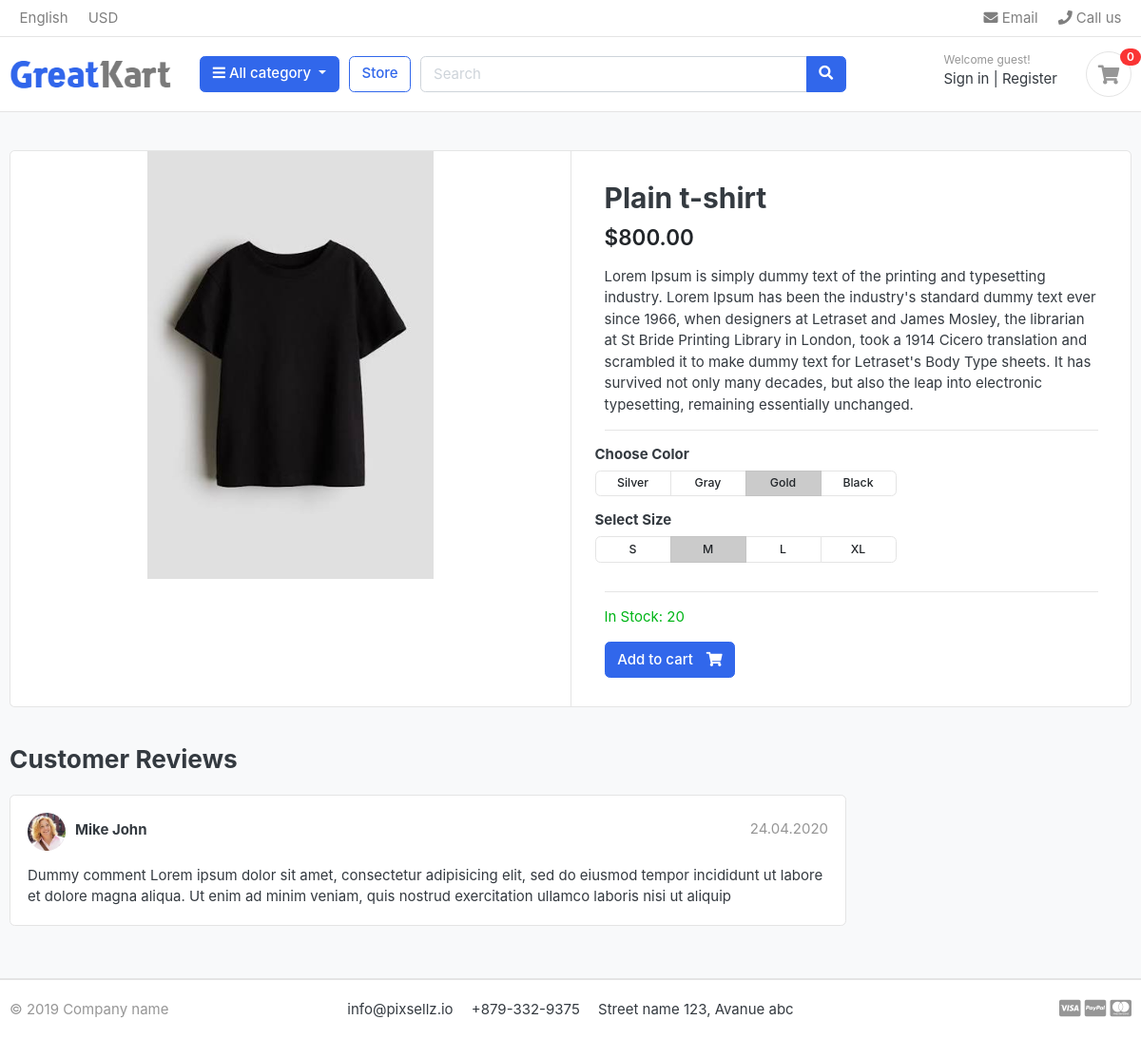
/store/black-t-shirt/plain-t-shirt/, run on the app's committed database.
### store/models.py (models this page shows, shortened)
class Product(models.Model):
    product_name = models.CharField(max_length=100, unique=True)
    slug = models.SlugField(max_length=100, unique=True)
    description = models.TextField(max_length=500,blank=True)
    price = models.IntegerField()
    images = models.ImageField(upload_to='photos/products')
    stock = models.IntegerField()
    is_available = models.BooleanField(default=True)
    category = models.ForeignKey(Category, on_delete=models.CASCADE)
    created_date = models.DateTimeField(auto_now_add=True)
    modefied_date = models.DateTimeField(auto_now=True)

### store/views.py (the view)
# urls.py: path('<slug:category_slug>/<slug:product_slug>/', views.product_detail, name='product_detail'),
def product_detail(request, category_slug, product_slug):
    try:
        single_product = Product.objects.get(category__slug=category_slug, slug=product_slug)
        in_cart = CartItem.objects.filter(cart__cart_id = _cart_id(request), product=single_product).exists()
    except  Exception as e:
        raise e
    context = {
        'single_product' : single_product,
        'in_cart' : in_cart
    }
    return render(request, "store/product_detail.html", context)

### carts/views.py (called while the page is built)
def _cart_id(request):
    cart = request.session.session_key
    if not cart:
        cart = request.session.create()
    return cart

### category/context_processors.py (called while the page is built)
def menu_links(request):
    links = Category.objects.all()
    return dict(links=links)

### category/models.py (called while the page is built)
    def get_url(self):
        return reverse('products_by_category', args=[self.slug])

### templates/store/product_detail.html (shortened to what this page needs)
{% extends "base.html" %}
{% load static %}
{% block content %}
<section class="section-content padding-y bg">
  <div class="container">
    <div class="card">
      <div class="row no-gutters">
        <aside class="col-md-6">
          <article class="gallery-wrap">
            <div class="img-big-wrap">
              <a href="{{ single_product.images.url }}"><img src="{{ single_product.images.url }}" alt="{{ single_product.product_name }}" /></a>
            </div>
          </article>
        </aside>
        <main class="col-md-6 border-left">
          <article class="content-body">
            <h2 class="title">{{ single_product.product_name }}</h2>
            <div class="mb-3">
              <var class="price h4">${{ single_product.price|floatformat:2 }}</var>
            </div>
            <p>
              {{ single_product.description }}
            </p>
            <hr />
            <div class="row">
              <div class="item-option-select">
                <h6>Choose Color</h6>
                <div
                  class="btn-group btn-group-sm btn-group-toggle"
                  data-toggle="buttons"
                >
                  <label class="btn btn-light">
                    <input type="radio" name="radio_color" /> Silver
                  </label>
                  <label class="btn btn-light">
                    <input type="radio" name="radio_color" /> Gray
                  </label>
                  <label class="btn btn-light active">
                    <input type="radio" name="radio_color checked" /> Gold
                  </label>
                  <label class="btn btn-light">
                    <input type="radio" name="radio_color" /> Black
                  </label>
                </div>
              </div>
            </div>
            <div class="row">
              <div class="item-option-select">
                <h6>Select Size</h6>
                <div
                  class="btn-group btn-group-sm btn-group-toggle"
                  data-toggle="buttons"
                >
                  <label class="btn btn-light">
                    <input type="radio" name="radio_color" /> S
                  </label>
                  <label class="btn btn-light active">
                    <input type="radio" name="radio_color" checked /> M
                  </label>
                  <label class="btn btn-light">
                    <input type="radio" name="radio_color" /> L
                  </label>
                  <label class="btn btn-light">
                    <input type="radio" name="radio_color" /> XL
                  </label>
                </div>
              </div>
            </div>
            <hr />
            {% if single_product.stock <= 0  %}
              <p class="text-danger">This product is out of stock.</p>
            {% else %}
            {% if in_cart %}
            <a href="#" class="btn btn-success">
              <span class="text">Added to cart</span>
              <i class="fas fa-check"></i>
            </a>
            <a href="{% url "cart" %}" class="btn btn-outline-primary">
              <span class="text">View cart</span>
              <i class="fas fa-eye"></i>
            </a>
            {% else %}
              <p class="text-success">In Stock: {{ single_product.stock }}</p>
            <a href="{% url "add_cart" single_product.id %}" class="btn btn-primary">
              <span class="text">Add to cart</span>
              <i class="fas fa-shopping-cart"></i>
            </a>
            {% endif %}
            {% endif %}
          </article>
        </main>
      </div>
    </div>
    <br />
    <div class="row">
      <div class="col-md-9">
        <header class="section-heading">
          <h3>Customer Reviews</h3>
        </header>
        <article class="box mb-3">
          <div class="icontext w-100">
            <img
              src="./images/avatars/avatar1.jpg"
              class="img-xs icon rounded-circle"
            />
            <div class="text">
              <span class="date text-muted float-md-right">24.04.2020 </span>
              <h6 class="mb-1">Mike John</h6>
            </div>
          </div>
          <div class="mt-3">
            <p>
              Dummy comment Lorem ipsum dolor sit amet, consectetur adipisicing
              elit, sed do eiusmod tempor incididunt ut labore et dolore magna
              aliqua. Ut enim ad minim veniam, quis nostrud exercitation ullamco
              laboris nisi ut aliquip
            </p>
          </div>
        </article>
      </div>
    </div>
  </div>
</section>
{% endblock %}

### static/css/ui.css (style rules this page uses)
html { font-family: "Inter", sans-serif; font-size: 15px; }
.content-body { flex: 1 1 auto; padding: 2rem 2.3rem; }
.img-xs, .img-sm, .img-md, .img-lg { -o-object-fit: cover; object-fit: cover; flex-shrink: 0; flex-grow: 0; }
.img-xs { width: 40px; height: 40px; }
.padding-y { padding-top: 40px; padding-bottom: 40px; }
var { font-style: normal; }
article:after, .form-group:after { display: block; clear: both; content: ""; }
.bg { background-color: #f8f9fa; }
.section-heading { margin-bottom: 20px; margin-top: 15px; }
p:last-child { margin-bottom: 0; }
.btn-light { background-color: #fff; border-color: #e4e4e4; }
.btn .text + i { margin-left: 10px; }
.icontext { display: inline-flex; align-items: center; vertical-align: middle; }
.icontext .text { width: 100%; line-height: 1.2; }
.icontext .icon { position: relative; margin-right: 10px; flex-shrink: 0; flex-grow: 0; }
.price { font-weight: 600; color: #212529; }
.box { padding: 18px; background: #fff; border-radius: 0.37rem; border: 1px solid #e4e4e4; }
.box img { max-width: 100%; }
.gallery-wrap .img-big-wrap { margin-bottom: 10px; border-radius: 0.37rem; overflow: hidden; background-color: #fff; }
.gallery-wrap .img-big-wrap a { text-align: center; display: block; }
.gallery-wrap .img-big-wrap img { height: 450px; width: auto; display: inline-block; }
.item-option-select { margin-bottom: 1rem; display: inline-block; margin-right: 15px; }
.item-option-select .btn { min-width: 80px; }

### data on the page
Product: images (picture), product_name "Plain t-shirt", price "800.00", description "Lorem Ipsum is simply dummy text of the printing and typesetting industry. Lorem Ipsum has been the industry's standard dummy text ever since 1966, when designers at Letraset and James Mosley, the librarian at St Bride Printing Library in London, took a 1914 Cicero translation and scrambled it to make dummy text for Letraset's Body Type sheets. It has survived not only many decades, but also the leap into electronic typesetting, remaining essentially unchanged.", stock "20"
